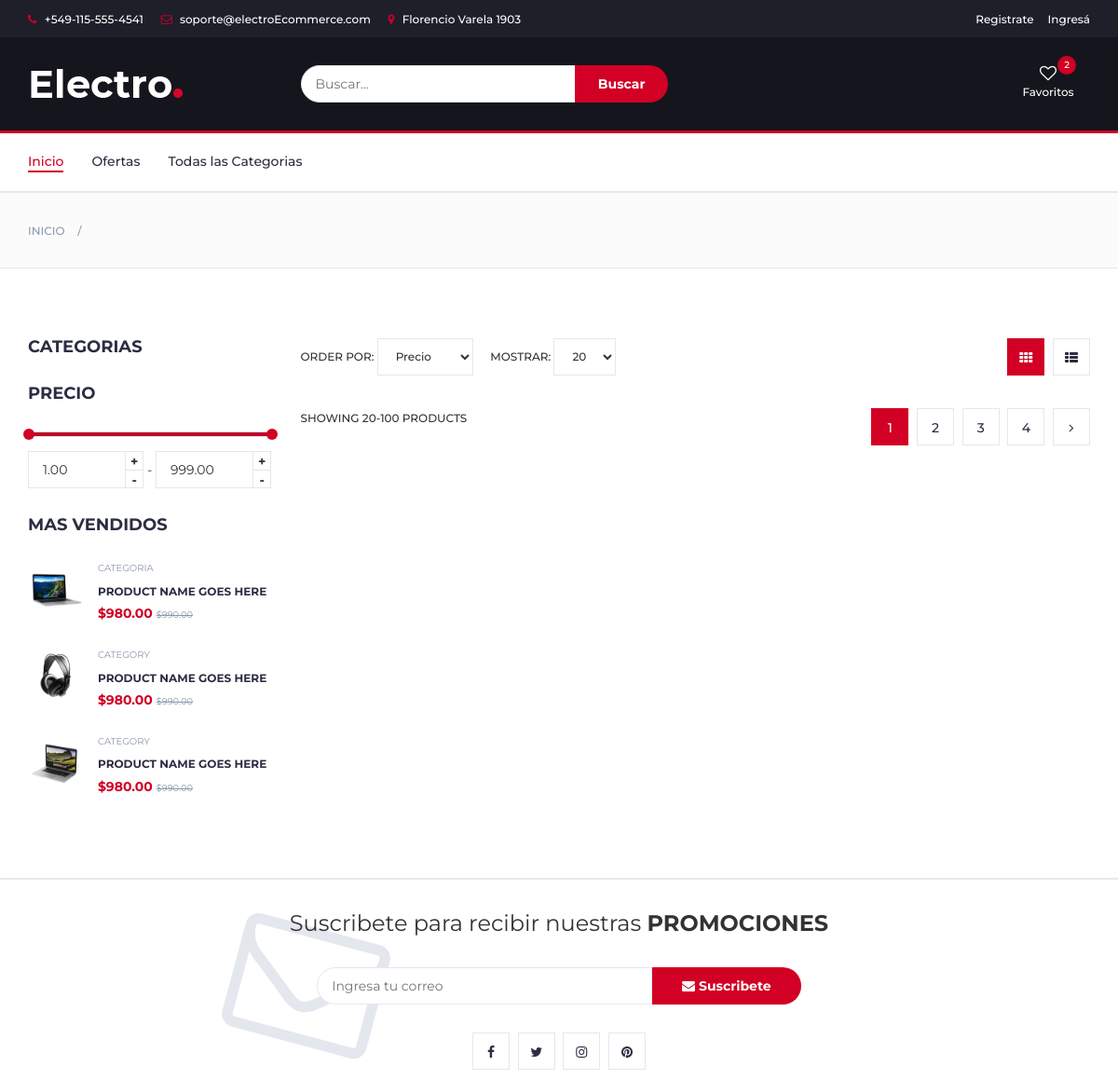
The app's page /vercategorias.php (upper part), older data.
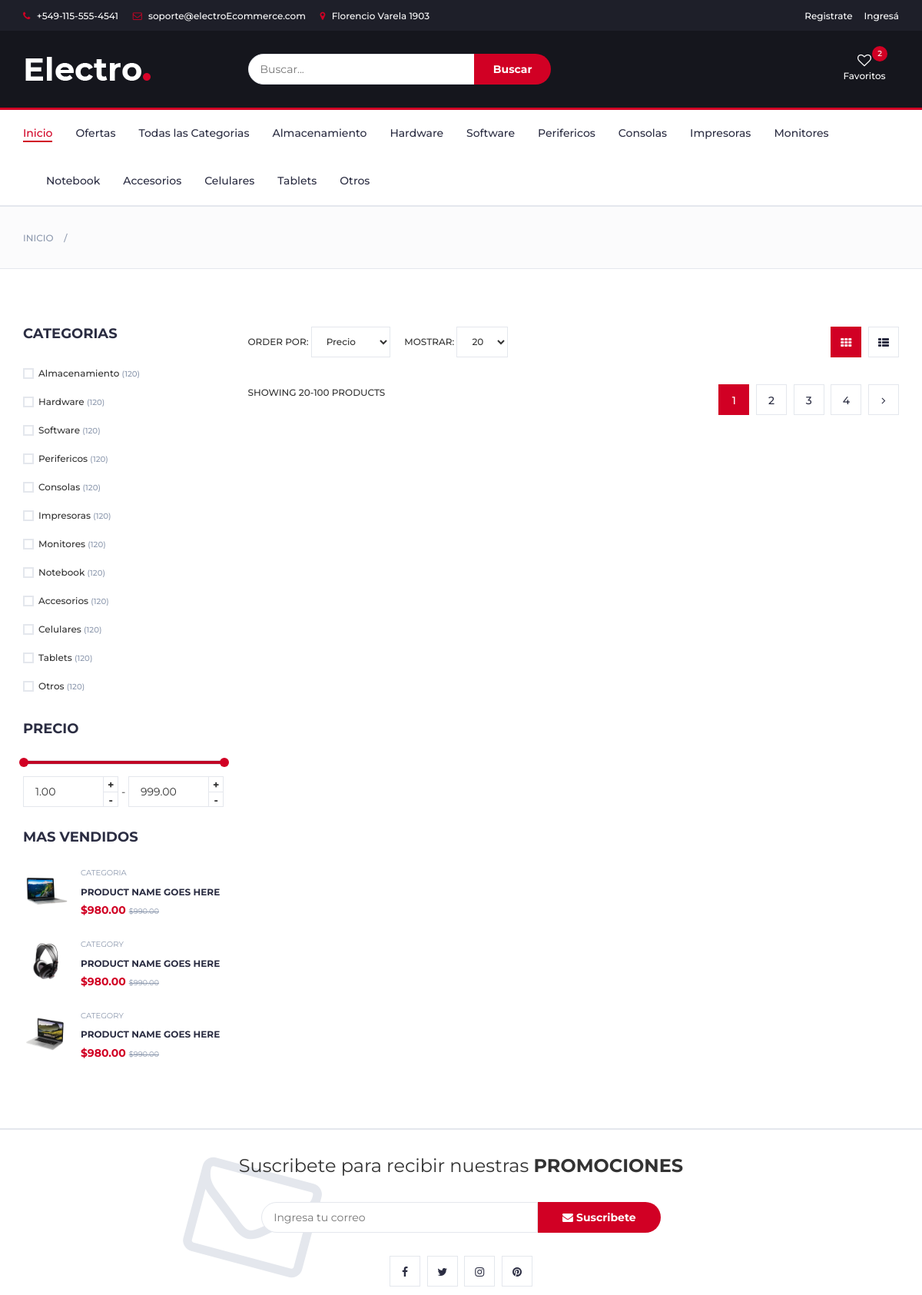
The same page, newer data.
### tables this page shows
create table categorias(
id int auto_increment,
nombre varchar(50),
primary key (id)
);

### vercategorias.php (the view, shortened to what the changed rows need)
<?php
require 'header.php';
?>
<div class="section">
    <div class="container">
        <div class="row">
            <div id="aside" class="col-md-3">
                <div class="aside">
                    <div class="checkbox-filter">
                        <?php require 'database.php';
                        $result=mysqli_query($conexion,"SELECT nombre FROM categorias");
                        $cont=1;
                        while ($row = mysqli_fetch_array($result)) {
                            echo"<div class='input-checkbox'>
                                <input type='checkbox' id='category-".$cont."'>
                                <label for='category-".$cont."'>
                                    <span></span>
                                    ". $row['nombre'] . "
                                    <small>(120)</small>
                                </label>
                            </div>";
                            $cont++;
                        } ; ?>
                    </div>
                </div>
            </div>
        </div>
    </div>
</div>
<?php
require 'footer.php';
?>

### categorias.php
<?php
require 'database.php';
$result=mysqli_query($conexion,"SELECT nombre FROM categorias");
while ($row = mysqli_fetch_array($result)) {
    echo"<li><a href='vercategorias.php?cat=". $row['nombre'] . "'>". $row['nombre'] . "</a></li>";
}

Row changes from the older to the newer data that the page shows:
added categorias: nombre "Almacenamiento"
added categorias: nombre "Hardware"
added categorias: nombre "Software"
added categorias: nombre "Perifericos"
added categorias: nombre "Consolas"
added categorias: nombre "Impresoras"
added categorias: nombre "Monitores"
added categorias: nombre "Notebook"
added categorias: nombre "Accesorios"
added categorias: nombre "Celulares"
added categorias: nombre "Tablets"
added categorias: nombre "Otros"
